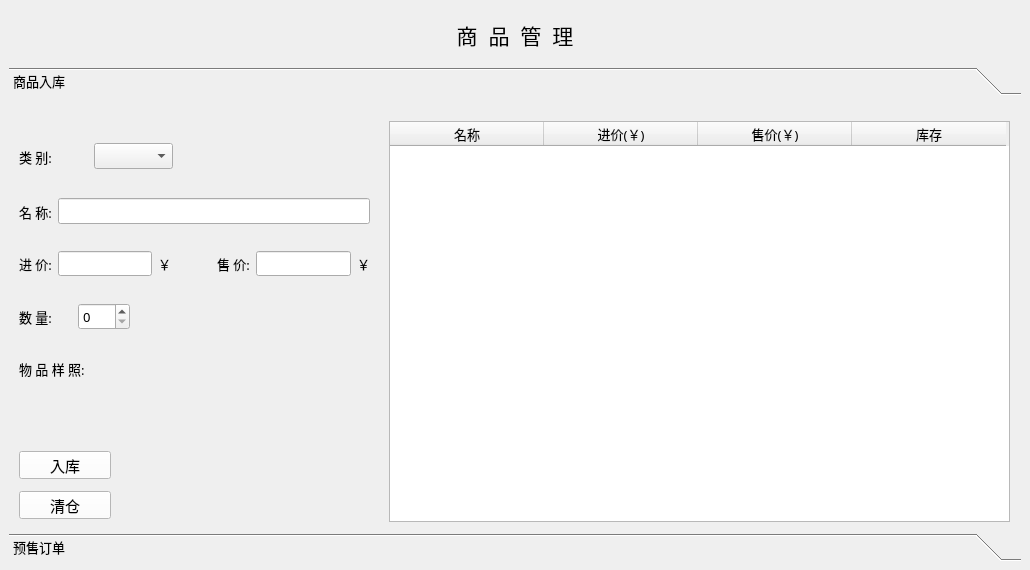
<?xml version="1.0" encoding="UTF-8"?>
<ui version="4.0">
 <class>mallmanageMainForm</class>
 <widget class="QMainWindow" name="mallmanageMainForm">
  <property name="geometry">
   <rect>
    <x>0</x>
    <y>0</y>
    <width>1030</width>
    <height>570</height>
   </rect>
  </property>
  <property name="minimumSize">
   <size>
    <width>1030</width>
    <height>570</height>
   </size>
  </property>
  <property name="maximumSize">
   <size>
    <width>1030</width>
    <height>570</height>
   </size>
  </property>
  <property name="font">
   <font>
    <family>宋体</family>
    <pointsize>10</pointsize>
   </font>
  </property>
  <property name="windowTitle">
   <string>mallmanageMainForm</string>
  </property>
  <widget class="QWidget" name="centralwidget">
   <layout class="QVBoxLayout" name="verticalLayout">
    <item>
     <spacer name="verticalSpacer">
      <property name="orientation">
       <enum>Qt::Vertical</enum>
      </property>
      <property name="sizeType">
       <enum>QSizePolicy::Maximum</enum>
      </property>
      <property name="sizeHint" stdset="0">
       <size>
        <width>20</width>
        <height>10</height>
       </size>
      </property>
     </spacer>
    </item>
    <item>
     <widget class="QLabel" name="label">
      <property name="font">
       <font>
        <family>宋体</family>
        <pointsize>16</pointsize>
       </font>
      </property>
      <property name="text">
       <string>商  品  管  理</string>
      </property>
      <property name="alignment">
       <set>Qt::AlignCenter</set>
      </property>
     </widget>
    </item>
    <item>
     <spacer name="verticalSpacer_2">
      <property name="orientation">
       <enum>Qt::Vertical</enum>
      </property>
      <property name="sizeType">
       <enum>QSizePolicy::Maximum</enum>
      </property>
      <property name="sizeHint" stdset="0">
       <size>
        <width>20</width>
        <height>10</height>
       </size>
      </property>
     </spacer>
    </item>
    <item>
     <widget class="QToolBox" name="toolBox">
      <property name="currentIndex">
       <number>0</number>
      </property>
      <widget class="QWidget" name="page">
       <property name="geometry">
        <rect>
         <x>0</x>
         <y>0</y>
         <width>1012</width>
         <height>426</height>
        </rect>
       </property>
       <attribute name="label">
        <string>商品入库</string>
       </attribute>
       <widget class="QTableWidget" name="tableWidget">
        <property name="geometry">
         <rect>
          <x>380</x>
          <y>20</y>
          <width>621</width>
          <height>401</height>
         </rect>
        </property>
        <attribute name="horizontalHeaderVisible">
         <bool>true</bool>
        </attribute>
        <attribute name="horizontalHeaderCascadingSectionResizes">
         <bool>false</bool>
        </attribute>
        <attribute name="horizontalHeaderMinimumSectionSize">
         <number>50</number>
        </attribute>
        <attribute name="horizontalHeaderDefaultSectionSize">
         <number>154</number>
        </attribute>
        <attribute name="horizontalHeaderHighlightSections">
         <bool>true</bool>
        </attribute>
        <attribute name="horizontalHeaderShowSortIndicator" stdset="0">
         <bool>false</bool>
        </attribute>
        <attribute name="horizontalHeaderStretchLastSection">
         <bool>false</bool>
        </attribute>
        <attribute name="verticalHeaderCascadingSectionResizes">
         <bool>false</bool>
        </attribute>
        <attribute name="verticalHeaderShowSortIndicator" stdset="0">
         <bool>false</bool>
        </attribute>
        <attribute name="verticalHeaderStretchLastSection">
         <bool>false</bool>
        </attribute>
        <column>
         <property name="text">
          <string>名称</string>
         </property>
         <property name="font">
          <font>
           <family>宋体</family>
           <pointsize>10</pointsize>
          </font>
         </property>
         <property name="textAlignment">
          <set>AlignCenter</set>
         </property>
        </column>
        <column>
         <property name="text">
          <string>进价(￥)</string>
         </property>
         <property name="font">
          <font>
           <family>宋体</family>
           <pointsize>10</pointsize>
          </font>
         </property>
         <property name="textAlignment">
          <set>AlignCenter</set>
         </property>
        </column>
        <column>
         <property name="text">
          <string>售价(￥)</string>
         </property>
         <property name="font">
          <font>
           <family>宋体</family>
           <pointsize>10</pointsize>
          </font>
         </property>
         <property name="textAlignment">
          <set>AlignCenter</set>
         </property>
        </column>
        <column>
         <property name="text">
          <string>库存</string>
         </property>
         <property name="font">
          <font>
           <family>宋体</family>
           <pointsize>10</pointsize>
          </font>
         </property>
         <property name="textAlignment">
          <set>AlignCenter</set>
         </property>
        </column>
       </widget>
       <widget class="QLabel" name="label_6">
        <property name="geometry">
         <rect>
          <x>10</x>
          <y>260</y>
          <width>111</width>
          <height>16</height>
         </rect>
        </property>
        <property name="text">
         <string>物 品 样 照:</string>
        </property>
       </widget>
       <widget class="QPushButton" name="pushButton">
        <property name="geometry">
         <rect>
          <x>10</x>
          <y>350</y>
          <width>92</width>
          <height>28</height>
         </rect>
        </property>
        <property name="font">
         <font>
          <family>宋体</family>
          <pointsize>11</pointsize>
         </font>
        </property>
        <property name="cursor">
         <cursorShape>PointingHandCursor</cursorShape>
        </property>
        <property name="styleSheet">
         <string notr="true">background-color: rgb(255, 255, 255);</string>
        </property>
        <property name="text">
         <string>入库</string>
        </property>
        <property name="flat">
         <bool>false</bool>
        </property>
       </widget>
       <widget class="QPushButton" name="pushButton_2">
        <property name="geometry">
         <rect>
          <x>10</x>
          <y>390</y>
          <width>92</width>
          <height>28</height>
         </rect>
        </property>
        <property name="font">
         <font>
          <family>宋体</family>
          <pointsize>11</pointsize>
         </font>
        </property>
        <property name="cursor">
         <cursorShape>PointingHandCursor</cursorShape>
        </property>
        <property name="styleSheet">
         <string notr="true">background-color: rgb(255, 255, 255);</string>
        </property>
        <property name="text">
         <string>清仓</string>
        </property>
        <property name="flat">
         <bool>false</bool>
        </property>
       </widget>
       <widget class="QWidget" name="horizontalLayoutWidget">
        <property name="geometry">
         <rect>
          <x>10</x>
          <y>150</y>
          <width>351</width>
          <height>25</height>
         </rect>
        </property>
        <layout class="QHBoxLayout" name="horizontalLayout">
         <item>
          <widget class="QLabel" name="label_4">
           <property name="text">
            <string>进 价:</string>
           </property>
          </widget>
         </item>
         <item>
          <widget class="QLineEdit" name="lineEdit"/>
         </item>
         <item>
          <widget class="QLabel" name="label_7">
           <property name="text">
            <string>￥</string>
           </property>
          </widget>
         </item>
         <item>
          <spacer name="horizontalSpacer">
           <property name="orientation">
            <enum>Qt::Horizontal</enum>
           </property>
           <property name="sizeType">
            <enum>QSizePolicy::Minimum</enum>
           </property>
           <property name="sizeHint" stdset="0">
            <size>
             <width>40</width>
             <height>20</height>
            </size>
           </property>
          </spacer>
         </item>
         <item>
          <widget class="QLabel" name="label_8">
           <property name="text">
            <string>售 价:</string>
           </property>
          </widget>
         </item>
         <item>
          <widget class="QLineEdit" name="lineEdit_2"/>
         </item>
         <item>
          <widget class="QLabel" name="label_9">
           <property name="text">
            <string>￥</string>
           </property>
          </widget>
         </item>
        </layout>
       </widget>
       <widget class="QWidget" name="horizontalLayoutWidget_2">
        <property name="geometry">
         <rect>
          <x>10</x>
          <y>90</y>
          <width>351</width>
          <height>41</height>
         </rect>
        </property>
        <layout class="QHBoxLayout" name="horizontalLayout_2">
         <item>
          <widget class="QLabel" name="label_3">
           <property name="text">
            <string>名 称:</string>
           </property>
          </widget>
         </item>
         <item>
          <widget class="QLineEdit" name="lineEdit_3"/>
         </item>
        </layout>
       </widget>
       <widget class="QWidget" name="horizontalLayoutWidget_3">
        <property name="geometry">
         <rect>
          <x>10</x>
          <y>40</y>
          <width>154</width>
          <height>31</height>
         </rect>
        </property>
        <layout class="QHBoxLayout" name="horizontalLayout_3">
         <item>
          <widget class="QLabel" name="label_2">
           <property name="text">
            <string>类 别:</string>
           </property>
          </widget>
         </item>
         <item>
          <widget class="QComboBox" name="comboBox"/>
         </item>
        </layout>
       </widget>
       <widget class="QWidget" name="horizontalLayoutWidget_4">
        <property name="geometry">
         <rect>
          <x>10</x>
          <y>200</y>
          <width>111</width>
          <height>31</height>
         </rect>
        </property>
        <layout class="QHBoxLayout" name="horizontalLayout_4">
         <item>
          <widget class="QLabel" name="label_5">
           <property name="text">
            <string>数 量:</string>
           </property>
          </widget>
         </item>
         <item>
          <widget class="QSpinBox" name="spinBox"/>
         </item>
        </layout>
       </widget>
      </widget>
      <widget class="QWidget" name="page_2">
       <property name="geometry">
        <rect>
         <x>0</x>
         <y>0</y>
         <width>1012</width>
         <height>426</height>
        </rect>
       </property>
       <attribute name="label">
        <string>预售订单</string>
       </attribute>
      </widget>
     </widget>
    </item>
   </layout>
  </widget>
 </widget>
 <resources/>
 <connections/>
</ui>
